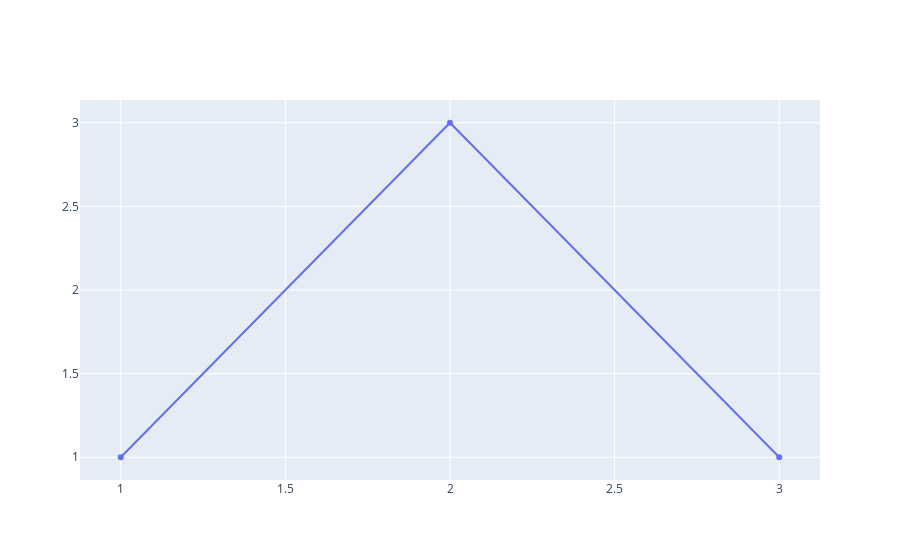

Notebook code for this chart:
### Markdown cell above
## 02. 모드 바 편집하기

> 모드 바 구성 설명
>><img src = "https://wikidocs.net/images/page/187239/mode_2.png" width = '500' height = '60' >
>>
>> 그림파일 다운로드 : 해당 그래프를 이미지 파일로 다운   
>>영역 줌인 : 마우스 드래그를 통해 선택한 네모박스 영역을 줌인    
>>그래프를 클릭 한 채로 좌우로 움직이면 축 스케일은 고정 된 상태로 그래프가 이동   
>>마우스 드래그를 통해 네모 박스 영역 선택   
>>매우스 드래그를 통해 네모박스가 아닌 곡선의 영역 선택   
>>줌 인   
>>줌 아웃   
>>현 상태에서 그래프를 보기좋게 자동으로 다시 스케일링   
>>최초의 위치 및 스케일링 상태로 돌아가기

> 모드 바 삭제 하기

> 특정 버튼만 삭제 하기

> 그림 그리는 버튼 추가하기

> 그림파일 다운 양식 편집하기

### Code cell
'''모드 바 삭제하기

fig.show(config={'displayModeBar': False})
'''
fig = go.Figure()

fig.add_trace(
    go.Scatter(
        x=[1, 2, 3],
        y=[1, 3, 1]))

fig.show(config={'displayModeBar': False})

### Figure 1 — Plotly figure (JSON) as saved in the notebook; plotly's stock layout.template omitted (floating-point values rounded to 4 significant figures)
{"data": [{"type": "scatter", "x": [1, 2, 3], "y": [1, 3, 1]}], "layout": {}}
